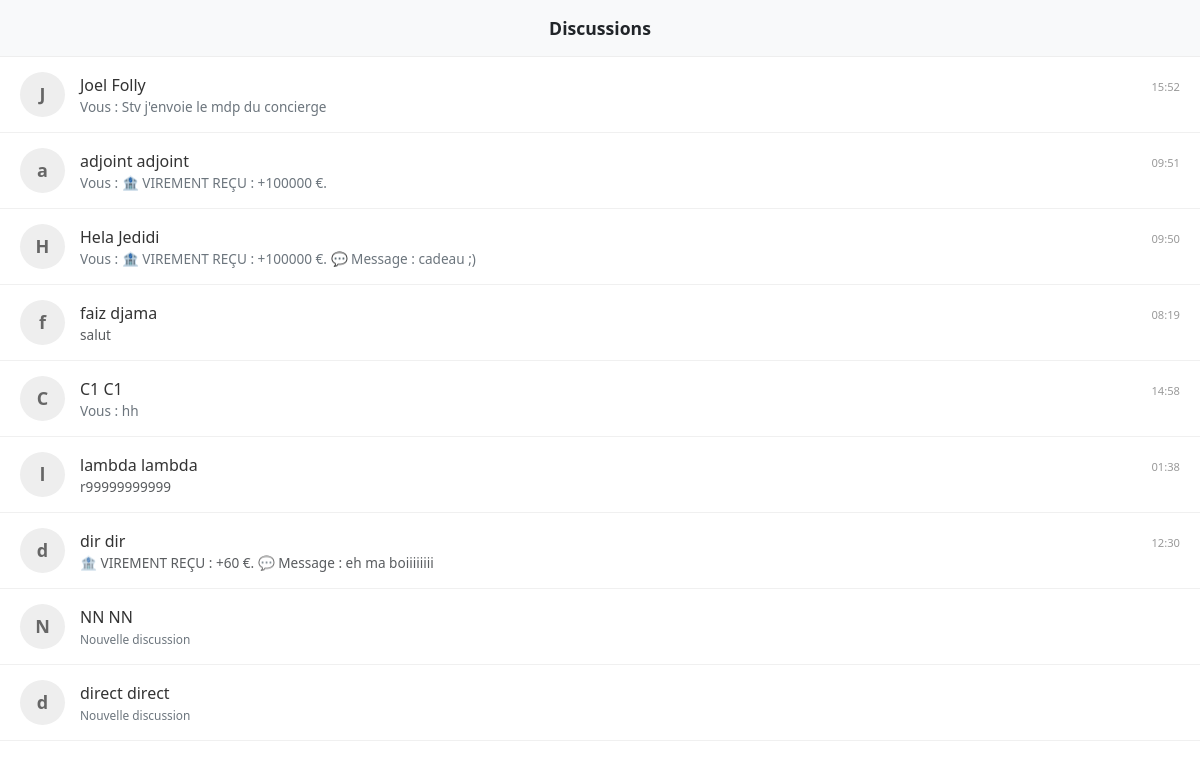
Screenshot of /phone/ (signed in) with the database file from the repository.
### myapp/models.py (models this page shows, shortened)
class Citoyen(models.Model):
    compte = models.OneToOneField(User, on_delete=models.SET_NULL, null=True, blank=True, related_name="profil_citoyen")
    ville = models.ForeignKey(Ville, on_delete=models.CASCADE, related_name="habitants")
    nom = models.CharField(max_length=50)
    prenom = models.CharField(max_length=50)
    age = models.IntegerField(default=18)
    lieu_travail = models.ForeignKey(Batiment, on_delete=models.SET_NULL, null=True, blank=True, related_name="employes")
    sante = models.IntegerField(default=100)
    bonheur = models.IntegerField(default=100)
    epargne = models.IntegerField(default=0) # Argent à la banque
    argent = models.IntegerField(default=0)  # Porte-monnaie
    lieu_vie = models.ForeignKey(
        Batiment,
        on_delete=models.SET_NULL,
        null=True,
        blank=True,
        related_name="locataires"
    )
    vehicule = models.BooleanField(default=False)
    nom_voiture = models.CharField(max_length=100, blank=True, null=True, default="Aucune")
    est_en_prison = models.BooleanField(default=False)
    date_liberation = models.DateTimeField(null=True, blank=True)
    prochain_loyer = models.DateTimeField(null=True, blank=True)

class Message(models.Model):
    expediteur = models.ForeignKey(Citoyen, on_delete=models.CASCADE, related_name="messages_envoyes")
    destinataire = models.ForeignKey(Citoyen, on_delete=models.CASCADE, related_name="messages_recus")
    contenu = models.TextField()
    date_envoi = models.DateTimeField(auto_now_add=True)
    lu = models.BooleanField(default=False) # Pour gérer les notifications "non lu"

### myapp/views.py (the view)
# urls.py: path('phone/', views.telephone_index, name='phone_index'),
@login_required
def telephone_index(request):
    from .models import Message # Import de secours
    from django.utils import timezone # Pour gérer les dates
    import datetime
    moi = get_mon_profil(request.user)
    if not moi:
        return redirect('dashboard')
    ville = moi.ville
    autres_citoyens = Citoyen.objects.filter(ville=ville).exclude(id=moi.id)
    contacts_data = []
    for contact in autres_citoyens:
        last_msg = Message.objects.filter(
            (Q(expediteur=moi) & Q(destinataire=contact)) |
            (Q(expediteur=contact) & Q(destinataire=moi))
        ).order_by('-date_envoi').first()
        has_unread = Message.objects.filter(expediteur=contact, destinataire=moi, lu=False).exists()
        contacts_data.append({
            'citoyen': contact,
            'last_message': last_msg,
            'has_unread': has_unread
        })
    def get_sort_date(item):
        if item['last_message']:
            return item['last_message'].date_envoi
        else:
            return timezone.now() - datetime.timedelta(days=365*50) # Il y a 50 ans
    contacts_data.sort(key=get_sort_date, reverse=True)
    return render(request, 'phone/index.html', {'contacts_data': contacts_data})

### myapp/views.py (called while the page is built)
def get_mon_profil(user):
    try:
        return user.profil_citoyen
    except:
        if user.is_superuser:
            ville = Ville.objects.first()
            profil = Citoyen.objects.create(
                compte=user,
                ville=ville,
                prenom="Le",
                nom="Maire",
                age=45
            )
            return profil
    return None

### myapp/templates/phone/index.html (shortened to what this page needs)
<!DOCTYPE html>
<html lang="fr">
<head>
    <link href="https://cdn.jsdelivr.net/npm/bootstrap@5.3.0/dist/css/bootstrap.min.css" rel="stylesheet">
    <link rel="stylesheet" href="https://cdnjs.cloudflare.com/ajax/libs/font-awesome/6.0.0/css/all.min.css">
</head>
<body>
    <div class="app-container">
        <div class="phone-header">Discussions</div>
        <div class="phone-body">
            {% for item in contacts_data %}
                <a href="{% url 'telephone_chat' item.citoyen.id %}" class="contact-item {% if item.has_unread %}is-unread{% endif %}">
                    <div class="avatar">{{ item.citoyen.prenom|slice:":1" }}</div>
                    <div style="flex: 1; min-width: 0;">
                        <div class="d-flex justify-content-between align-items-baseline">
                            <span class="name">{{ item.citoyen.prenom }} {{ item.citoyen.nom }}</span>
                            {% if item.last_message %}
                                <span style="font-size: 0.7rem; color: #999;">{{ item.last_message.date_envoi|date:"H:i" }}</span>
                            {% endif %}
                        </div>
                        <div class="text-muted text-truncate" style="font-size: 0.85rem;">
                            {% if item.last_message %}
                                {% if item.last_message.expediteur == item.citoyen %}
                                    {{ item.last_message.contenu }}
                                {% else %}
                                    <span class="text-secondary">Vous : {{ item.last_message.contenu }}</span>
                                {% endif %}
                            {% else %}
                                <span class="text-secondary small">Nouvelle discussion</span>
                            {% endif %}
                        </div>
                    </div>
                </a>
            {% empty %}
                <div class="text-center mt-5 text-muted"><p>Aucun contact.</p></div>
            {% endfor %}
        </div>
    </div>
</body>
</html>

### myapp/templates/phone/index.html (style rules this page uses)
body, html { height: 100%; margin: 0; background-color: #fff; overflow: hidden; }
.app-container { display: flex; flex-direction: column; height: 100%; }
.phone-header { background: #f8f9fa; padding: 15px; border-bottom: 1px solid #eee; text-align: center; font-weight: 800; font-size: 1.1rem; flex: 0 0 auto; z-index: 10; }
.phone-body { flex: 1 1 auto; overflow-y: auto; padding-bottom: 20px; }
.contact-item { padding: 15px 20px; border-bottom: 1px solid #f0f0f0; display: flex; align-items: center; text-decoration: none; color: #333; transition: background 0.1s; }
.avatar { width: 45px; height: 45px; background: #eee; border-radius: 50%; display: flex; align-items: center; justify-content: center; margin-right: 15px; font-weight: bold; color: #666; font-size: 18px; }

### rows the page displays
Citoyen: citoyen.prenom "J", citoyen.prenom "Joel", citoyen.nom "Folly", last_message.date_envoi "15:52", last_message.contenu "Stv j'envoie le mdp du concierge"
Citoyen: citoyen.prenom "a", citoyen.prenom "adjoint", citoyen.nom "adjoint", last_message.date_envoi "09:51", last_message.contenu "🏦 VIREMENT REÇU : +100000 €."
Citoyen: citoyen.prenom "H", citoyen.prenom "Hela", citoyen.nom "Jedidi", last_message.date_envoi "09:50", last_message.contenu "🏦 VIREMENT REÇU : +100000 €. 💬 Message : cadeau ;)"
Citoyen: citoyen.prenom "f", citoyen.prenom "faiz", citoyen.nom "djama", last_message.date_envoi "08:19", last_message.contenu "salut"
Citoyen: citoyen.prenom "C", citoyen.prenom "C1", citoyen.nom "C1", last_message.date_envoi "14:58", last_message.contenu "hh"
Citoyen: citoyen.prenom "l", citoyen.prenom "lambda", citoyen.nom "lambda", last_message.date_envoi "01:38", last_message.contenu "r99999999999"
Citoyen: citoyen.prenom "d", citoyen.prenom "dir", citoyen.nom "dir", last_message.date_envoi "12:30", last_message.contenu "🏦 VIREMENT REÇU : +60 €. 💬 Message : eh ma boiiiiiiii"
Citoyen: citoyen.prenom "N", citoyen.prenom "NN", citoyen.nom "NN", shows "Nouvelle discussion"
Citoyen: citoyen.prenom "d", citoyen.prenom "direct", citoyen.nom "direct", shows "Nouvelle discussion"
